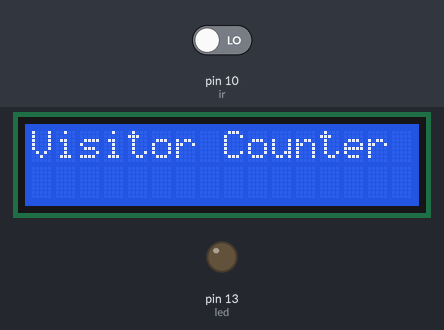
Recording of a sketch running on a simulated Arduino Uno, built with avr-gcc and run on an emulated ATmega328P. Parts: 16×2 character LCD, output pins drawn as LEDs (lit = HIGH). Inputs (shaded band) come from the test bench; at power-on: pin 10 (ir) LOW. What the sketch prints to the serial monitor is not drawn.

Above: at 0.1 s.
At 3.2 s:
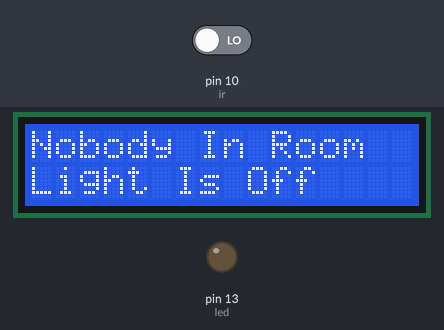
3.3 s: pin 10 (ir) driven HIGH
At 5.1 s:
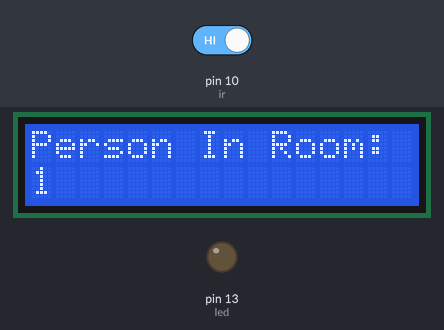
6.8 s: pin 10 (ir) driven LOW
Timing chart, 0 to 9.8 s (numbered marks = the images above; inputs shaded):
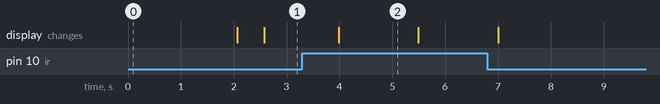

The sketch:

visitorcounterroshan.ino
```cpp
#include <LiquidCrystal.h>

// initialize the library with the numbers of the interface pins
LiquidCrystal lcd(12, 11, 5, 4, 3, 2);
#define ir 10
#define led 13
int count=0;
void IR()
{
    count++;
    Serial.println("Person In Room");
    Serial.println(count);
    delay(500);
    lcd.clear();
    lcd.print("Person In Room:");
    lcd.setCursor(0,1);
    lcd.print(count);
    delay(1000);
    count--;
    Serial.println("Person In Room");
    Serial.println(count);
    delay(500);
    lcd.clear();
    lcd.print("Person In Room:");
    lcd.setCursor(0,1);
    lcd.print(count);
    delay(1000);
}
void setup()
{
  Serial.begin(9600);
  lcd.begin(16,2);
  lcd.print("Visitor Counter");
  delay(2000);
  pinMode(ir, INPUT);
  pinMode(led, OUTPUT);
  lcd.clear();
  lcd.print("Person In Room:");
  lcd.setCursor(0,1);
  lcd.print(count);
}
void loop()
{

  if(digitalRead(ir))
  IR();

  if(count<=0)
  {
    Serial.println("Novbody In Room");
    delay(500);
    lcd.clear();
    digitalWrite(led, LOW);
    lcd.clear();
    lcd.print("Nobody In Room");
    lcd.setCursor(0,1);
    lcd.print("Light Is Off");
    delay(200);
  }

  else
    digitalWrite(led, HIGH);

}
```

Measured:
- after the input at 3.3 s, the display: changes after 0.69 s (image 2)
- what the display in image 2 shows lasts 1.5 s, from 4.0 s to 5.5 s
